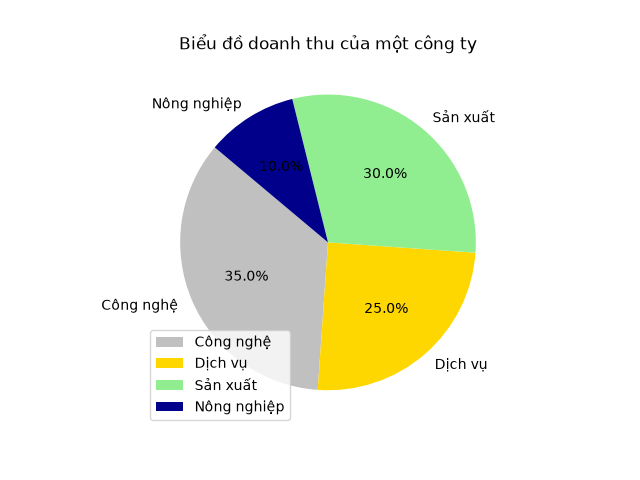

Generate this figure with Python:
import matplotlib.pyplot as plt 
import numpy as np 

size = [35, 25, 30, 10]
labels = ["Công nghệ", "Dịch vụ", "Sản xuất", "Nông nghiệp"]
colors = ["silver", "gold", "lightgreen", "darkblue"]

plt.pie(size, labels=labels, colors=colors, autopct='%1.1f%%', startangle=140)
plt.title("Biểu đồ doanh thu của một công ty")
plt.legend()
plt.show() 
